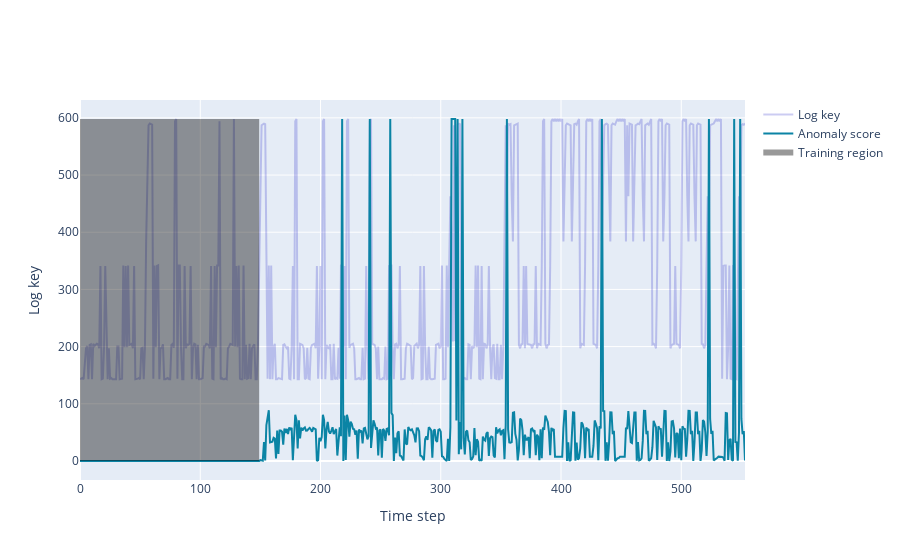

Notebook source saved alongside this figure:
### Code cell
benign_df = pd.read_csv("./test_data/benign2.csv", header=0)
test_vmft_lad(benign_df)

### Figure 1 — Plotly figure (JSON) as saved in the notebook; plotly's stock layout.template omitted (floating-point values rounded to 4 significant figures; data arrays with more than 128 entries replaced by an {"elided": "..."} marker saying what was removed)
{"data": [{"line": {"color": "rgba(0,0,190, 0.2)"}, "name": "Log key", "type": "scatter", "y": {"elided": "554 int values"}}, {"line": {"color": "rgb(11, 132, 165)"}, "name": "Anomaly score", "type": "scatter", "y": {"elided": "554 float values"}}, {"fill": "tozeroy", "fillcolor": "rgba(0, 0, 0, 0.4)", "line": {"color": "rgba(0, 0, 0, 0.4)"}, "mode": "none", "name": "Training region", "type": "scatter", "x": {"elided": "151 int values"}, "y": {"elided": "150 int values"}}], "layout": {"xaxis": {"title": {"text": "Time step"}}, "yaxis": {"title": {"text": "Log key"}}}}
